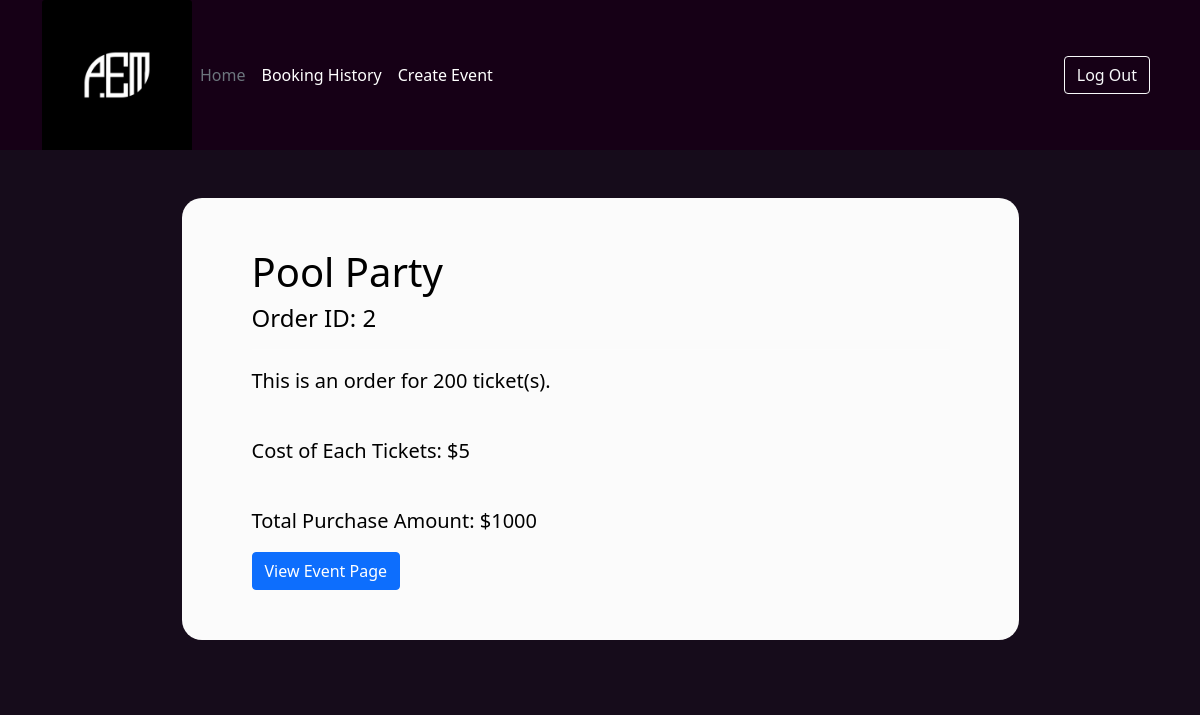
The app's page /event/order/2 (signed in) with its own data.
### website/models.py (models this page shows)
class Event(db.Model):
    __tablename__ = "events"
    EventID = db.Column(db.Integer, primary_key = True, nullable = False, autoincrement=True)
    Name = db.Column(db.String(256), nullable = False)
    Description = db.Column(db.String(256), nullable = False)
    Status = db.Column(db.String(256), nullable = False)
    DateTime = db.Column(db.DateTime, nullable = False)
    Cost = db.Column(db.Integer, nullable = False)
    Address = db.Column(db.String(256), nullable = False)
    AvailableTickets = db.Column(db.Integer, nullable = False)
    TotalTickets = db.Column(db.Integer, nullable = False)
    Image = db.Column(db.String(256), nullable = True)
    Username = db.Column(db.Integer, db.ForeignKey('users.Username'))
    CategoryID = db.Column(db.Integer, db.ForeignKey('categories.CategoryID'))
    Comments = db.relationship("Comment", backref="Event")
    Orders = db.relationship("Order", backref="Event")

class Order(db.Model):
    __tablename__ = "orders"
    OrderID = db.Column(db.Integer, primary_key = True, nullable = False, autoincrement=True)
    NumTickets = db.Column(db.Integer, nullable = False)
    EventID = db.Column(db.Integer, db.ForeignKey('events.EventID'))
    Username = db.Column(db.Integer, db.ForeignKey('users.Username'))

### website/event.py (the view)
@eventbp.route('/order/<int:id>')
@login_required
def order(id):
    orders = current_user.Orders
    for order in orders:
        if id == order.OrderID:
            return render_template('event/order.html', order = order)
    return abort(404)

### website/templates/event/order.html (shortened to what this page needs)
{% extends "base.html" %}
{% block body %}
<div class="container d-flex justify-content-center">
    <div class="order mt-5">
        <h1 class="black ">{{order.Event.Name}}</h1>
        <h4 class="black ">Order ID: {{order.OrderID}}</h4>
        <hr>
        <p>This is an order for {{order.NumTickets}} ticket(s).</p>
        <br>
        <p>Cost of Each Tickets: ${{order.Event.Cost}}</p>
        <br>
        <p>Total Purchase Amount: ${{order.NumTickets * order.Event.Cost}}</p>
        <a href="{{url_for('event.view', id = order.Event.EventID)}}" class="btn btn-primary">View Event Page</a>
    </div>
</div>
{% endblock %}

### website/static/index.css (style rules this page uses)
.black { color: black; }
h1, h2, h3, h4, h5, h6 { color: white; }
p { color: black; }
body { background-color: #160c1b; }
hr { border: 0; border-top: 1px solid white; }
.order { width: 75%; padding: 50px 70px; background-color: rgba(255, 255, 255, 0.986); border-radius: 20px; }
.order p { font-size: 1.25em; color: black; }

### records on screen
Event: Event.Name "Pool Party", Event.Cost "5"
Order: OrderID "2", NumTickets "200", order.NumTickets*order.Event.Cost "1000"
